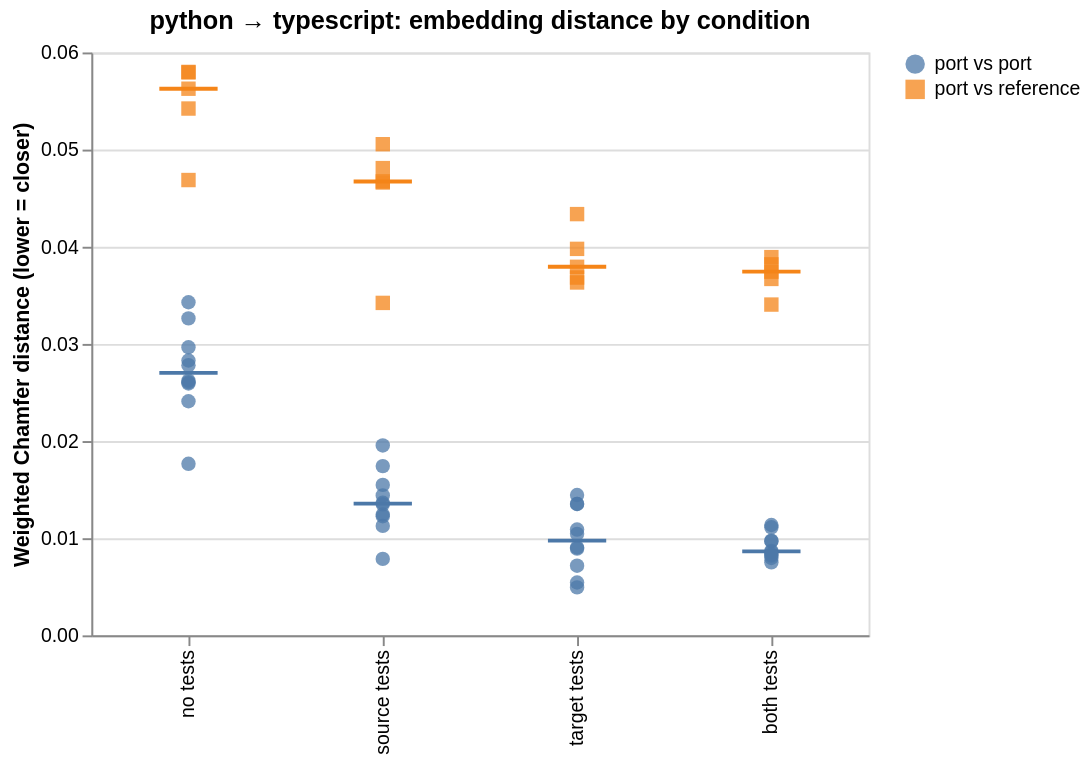

Source (Vega-Lite JSON):
### Vega-Lite specification from a JSON file in a GitHub repository (floating-point values rounded to 4 significant figures)
{"config": {"view": {"continuousWidth": 300, "continuousHeight": 300}}, "layer": [{"mark": {"type": "tick", "color": "black", "size": 30, "thickness": 2}, "encoding": {"color": {"field": "series", "title": null, "type": "nominal"}, "x": {"field": "condition", "sort": ["no tests", "source tests", "target tests", "both tests"], "title": null, "type": "nominal"}, "y": {"aggregate": "median", "field": "value", "title": "Weighted Chamfer distance (lower = closer)", "type": "quantitative"}}}, {"mark": {"type": "point", "filled": true, "opacity": 0.75, "size": 55}, "encoding": {"color": {"field": "series", "title": null, "type": "nominal"}, "shape": {"field": "series", "title": null, "type": "nominal"}, "x": {"field": "condition", "sort": ["no tests", "source tests", "target tests", "both tests"], "title": null, "type": "nominal"}, "y": {"field": "value", "title": "Weighted Chamfer distance (lower = closer)", "type": "quantitative"}}}], "data": {"values": [{"condition": "both tests", "series": "port vs port", "value": 0.008582}, {"condition": "both tests", "series": "port vs port", "value": 0.01136}, {"condition": "both tests", "series": "port vs port", "value": 0.007964}, {"condition": "both tests", "series": "port vs port", "value": 0.007516}, {"condition": "source tests", "series": "port vs port", "value": 0.0144}, {"condition": "source tests", "series": "port vs port", "value": 0.007869}, {"condition": "source tests", "series": "port vs port", "value": 0.01244}, {"condition": "source tests", "series": "port vs port", "value": 0.01549}, {"condition": "target tests", "series": "port vs port", "value": 0.01045}, {"condition": "target tests", "series": "port vs port", "value": 0.01352}, {"condition": "target tests", "series": "port vs port", "value": 0.01445}, {"condition": "target tests", "series": "port vs port", "value": 0.01353}, {"condition": "no tests", "series": "port vs port", "value": 0.03429}, {"condition": "no tests", "series": "port vs port", "value": 0.02781}, {"condition": "no tests", "series": "port vs port", "value": 0.02622}, {"condition": "no tests", "series": "port vs port", "value": 0.02606}, {"condition": "both tests", "series": "port vs port", "value": 0.009746}, {"condition": "both tests", "series": "port vs port", "value": 0.008698}, {"condition": "both tests", "series": "port vs port", "value": 0.008215}, {"condition": "source tests", "series": "port vs port", "value": 0.01227}, {"condition": "source tests", "series": "port vs port", "value": 0.01955}, {"condition": "source tests", "series": "port vs port", "value": 0.01127}, {"condition": "target tests", "series": "port vs port", "value": 0.005441}, {"condition": "target tests", "series": "port vs port", "value": 0.004937}, {"condition": "target tests", "series": "port vs port", "value": 0.007171}, {"condition": "no tests", "series": "port vs port", "value": 0.0241}, {"condition": "no tests", "series": "port vs port", "value": 0.03263}, {"condition": "no tests", "series": "port vs port", "value": 0.02966}, {"condition": "both tests", "series": "port vs port", "value": 0.01112}, {"condition": "both tests", "series": "port vs port", "value": 0.00969}, {"condition": "source tests", "series": "port vs port", "value": 0.01364}, {"condition": "source tests", "series": "port vs port", "value": 0.01349}, {"condition": "target tests", "series": "port vs port", "value": 0.009046}, {"condition": "target tests", "series": "port vs port", "value": 0.01089}, {"condition": "no tests", "series": "port vs port", "value": 0.02829}, {"condition": "no tests", "series": "port vs port", "value": 0.02593}, {"condition": "both tests", "series": "port vs port", "value": 0.008322}, {"condition": "source tests", "series": "port vs port", "value": 0.01742}, {"condition": "target tests", "series": "port vs port", "value": 0.008924}, {"condition": "no tests", "series": "port vs port", "value": 0.01766}, {"condition": "both tests", "series": "port vs reference", "value": 0.03744}, {"condition": "source tests", "series": "port vs reference", "value": 0.04672}, {"condition": "target tests", "series": "port vs reference", "value": 0.04336}, {"condition": "no tests", "series": "port vs reference", "value": 0.058}, {"condition": "both tests", "series": "port vs reference", "value": 0.03669}, {"condition": "source tests", "series": "port vs reference", "value": 0.04662}, {"condition": "target tests", "series": "port vs reference", "value": 0.03632}, {"condition": "no tests", "series": "port vs reference", "value": 0.05795}, {"condition": "both tests", "series": "port vs reference", "value": 0.03405}, {"condition": "source tests", "series": "port vs reference", "value": 0.0481}, {"condition": "target tests", "series": "port vs reference", "value": 0.03794}, {"condition": "no tests", "series": "port vs reference", "value": 0.04687}, {"condition": "both tests", "series": "port vs reference", "value": 0.03893}, {"condition": "source tests", "series": "port vs reference", "value": 0.05055}, {"condition": "target tests", "series": "port vs reference", "value": 0.03683}, {"condition": "no tests", "series": "port vs reference", "value": 0.05627}, {"condition": "both tests", "series": "port vs reference", "value": 0.03819}, {"condition": "source tests", "series": "port vs reference", "value": 0.03422}, {"condition": "target tests", "series": "port vs reference", "value": 0.03978}, {"condition": "no tests", "series": "port vs reference", "value": 0.05423}]}, "height": 300, "title": "python → typescript: embedding distance by condition", "width": 400, "$schema": "https://vega.github.io/schema/vega-lite/v6.4.1.json"}
